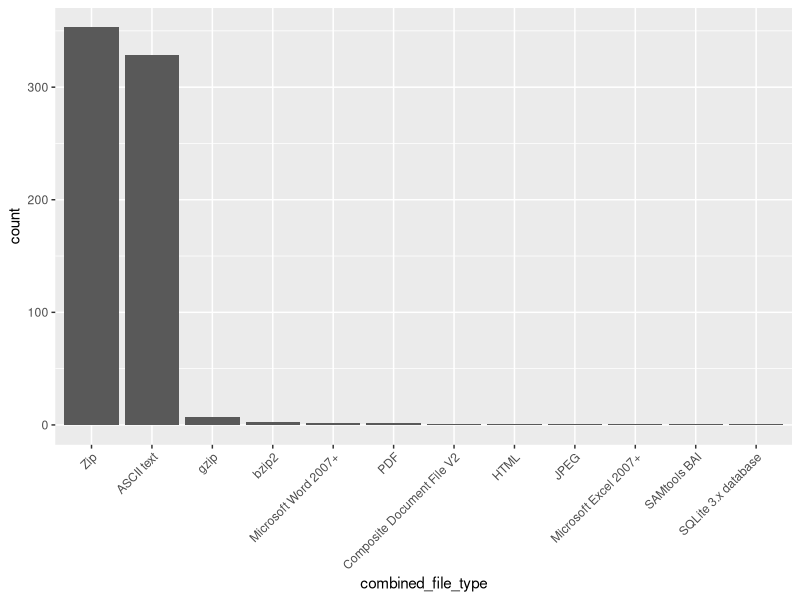

This chart was generated by the following R code:
## ---- chunk 1
knitr::opts_chunk$set(echo = TRUE)
## ---- chunk 2
setwd('/Users/pbchase/classes/gms6804-group3-project')

df <- read.csv('combined_conversion_log.csv', stringsAsFactors=FALSE)
library(tidyr)
library(dplyr)
library(ggplot2)
wide_df <- df %>% spread(attribute, value)
str(wide_df)
summary(wide_df)

# aggregate similar magic number strings to reduce number of factors
combine_magic_numbers <- function(x) {
  x <- gsub("^(ascii text).*", "\\1", x, ignore.case=TRUE)
  x <- gsub("^(ISO-8859 text).*", "ASCII text", x, ignore.case=TRUE)
  x <- gsub("^(Variant Call Format).*", "\\1", x, ignore.case=TRUE)
  x <- gsub("^(Composite Document File V2).*", "\\1", x, ignore.case=TRUE)
  x <- gsub("^(jpeg).*", "\\1", x, ignore.case=TRUE)
  x <- gsub("^(html).*", "\\1", x, ignore.case=TRUE)
  x <- gsub("^(SAMtools BAI).*", "\\1", x, ignore.case=TRUE)
  x <- gsub("^(bzip2).*", "\\1", x, ignore.case=TRUE)
  x <- gsub("^(gzip).*", "\\1", x, ignore.case=TRUE)
  x <- gsub("^(pdf).*", "\\1", x, ignore.case=TRUE)
  x <- gsub("^(SQLite 3.x database).*", "\\1", x, ignore.case=TRUE)
  x <- gsub("^(zip).*", "\\1", x, ignore.case=TRUE)
}

wide_df$combined_file_type <- combine_magic_numbers(wide_df$actual_file_type_from_magic_number)
wide_df$combined_file_type_of_member <- combine_magic_numbers(wide_df$member_type_from_magic_number)

# fix column classes
wide_df$archive_member_count <- as.integer(wide_df$archive_member_count)
wide_df <- wide_df %>% mutate_if(is.character,as.factor)
wide_df$subject <- as.character(wide_df$subject)
wide_df$member_name <- as.character(wide_df$member_name)
## ---- chunk 3
summary(wide_df)
## ---- chunk 4
file_type <- wide_df %>% select(combined_file_type)
file_type$combined_file_type <- reorder(wide_df$combined_file_type, wide_df$combined_file_type, function(x) -length(x))
ggplot(file_type, aes(combined_file_type)) + geom_bar() + theme(axis.text.x = element_text(angle = 45, hjust = 1))

## ---- chunk 5
wide_df %>% filter(archive_content == "name_is_genome_mumble_txt") %>% select(member_name)
## ---- chunk 6
wide_df %>% filter(archive_content == "other_name") %>% select(member_name)
